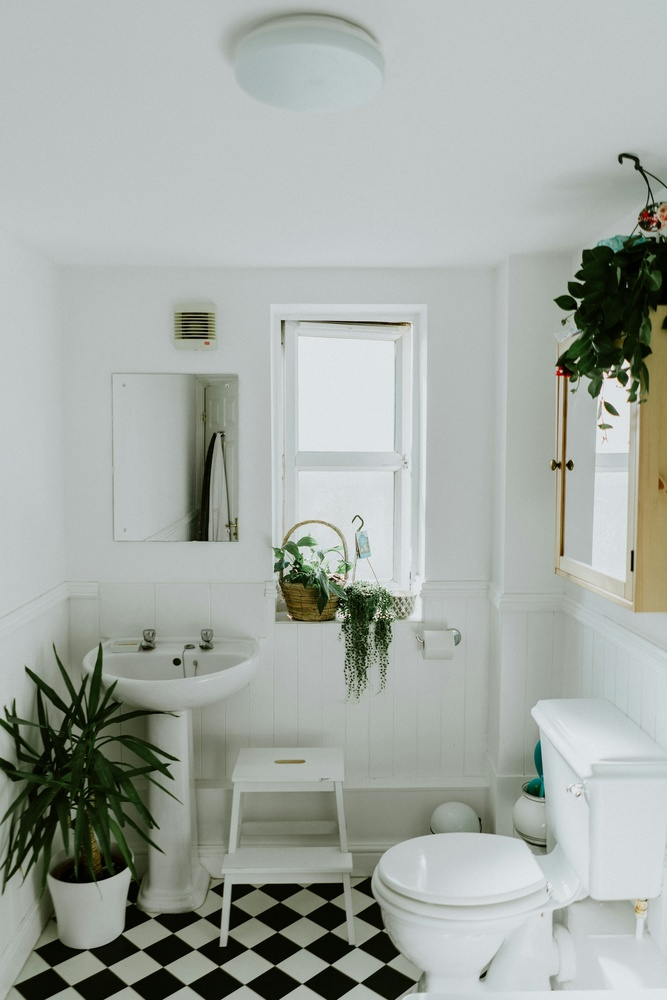
#> input picture images/gallery/division_bano/1.jpg, 667 x 1000 px, shrunk from 2000 x 2998 before the run, found by its file name; its folder holds only this picture in this run
$ python process_hd_images.py
#> lines starting #> are read from the running program, lines starting #| are printed output that depends on the picture
import os
from PIL import Image, ImageEnhance, ImageFilter, ImageOps

def super_enhance_image(directory):
    print(f"Applying Super-HD Enhancement in {directory}...")
    valid_extensions = ('.png', '.jpg', '.jpeg')

    for filename in os.listdir(directory):
        if filename.lower().endswith(valid_extensions):
            file_path = os.path.join(directory, filename)
            try:
                with Image.open(file_path) as img:
#> img is the input picture: PIL image 667x1000 RGB; mean R, G, B 163.8, 169.8, 164.2
                    if img.mode != 'RGB':
                        img = img.convert('RGB')

                    # 1. Advanced Upscaling (2x for higher density)
                    width, height = img.size
#> width = 667; height = 1000
                    img = img.resize((width * 2, height * 2), resample=Image.LANCZOS)
#> img: PIL image 1334x2000 RGB

                    # 2. Denoising / Smoothing (Removes digital noise before sharpening)
                    img = img.filter(ImageFilter.SMOOTH_MORE)

                    # 3. Dynamic Range Optimization (Auto-levels)
                    img = ImageOps.autocontrast(img, cutoff=1) # 1% cutoff for better whites/blacks
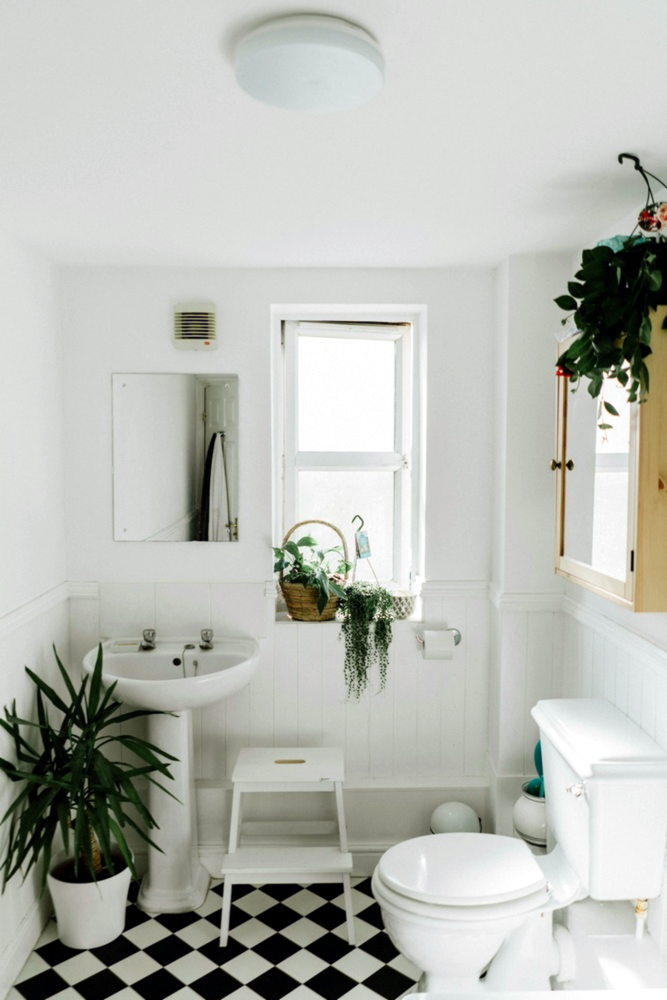
#> img: PIL image 1334x2000 RGB (shown at 1/2 size); mean R, G, B 185.5, 187.6, 181.3

                    # 4. Unsharp Masking (Professional Sharpening technique)
                    # radius=2, percent=150, threshold=3
                    img = img.filter(ImageFilter.UnsharpMask(radius=2, percent=150, threshold=3))

                    # 5. Detail Enhancement pass
                    img = img.filter(ImageFilter.DETAIL)

                    # 6. Final Polish
                    # Contrast: Make the aluminum "pop"
                    contrast = ImageEnhance.Contrast(img).enhance(1.15)
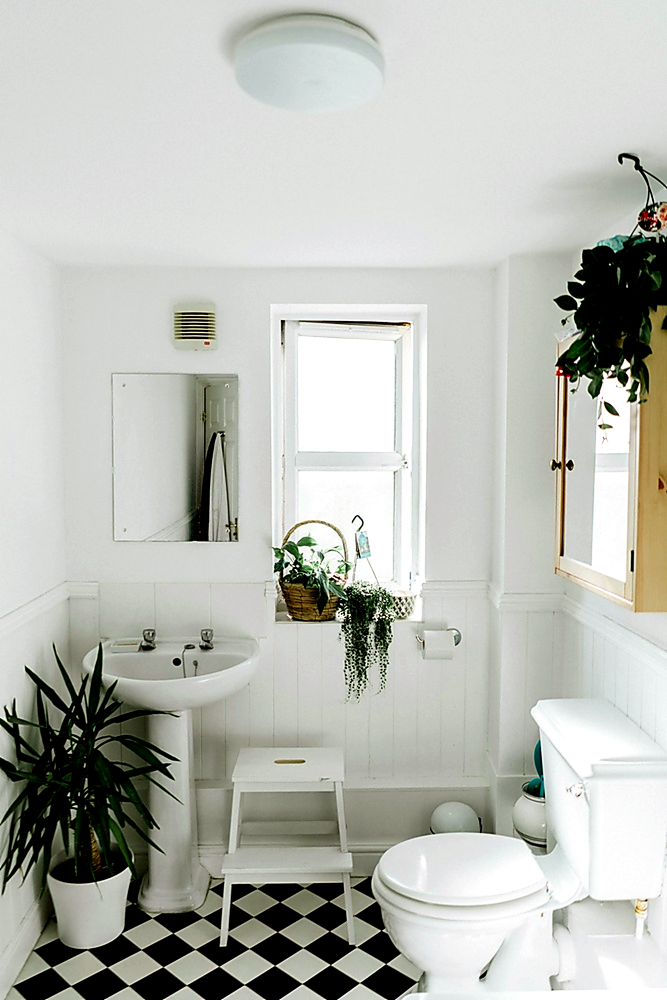
#> contrast: PIL image 1334x2000 RGB (shown at 1/2 size); mean R, G, B 186.6, 188.6, 182
                    # Color: Slightly more vivid but natural
                    color = ImageEnhance.Color(contrast).enhance(1.1)
                    # Brightness: Ensure it looks professional
                    final = ImageEnhance.Brightness(color).enhance(1.02)

                    # Save as high-quality PNG
                    target_name = filename
                    if not filename.endswith('.png'):
                        target_name = os.path.splitext(filename)[0] + '.png'
                        os.remove(file_path)

                    final.save(os.path.join(directory, target_name), 'PNG', compress_level=1)
                    print(f"Ultra-HD Processed: {target_name}")

            except Exception as e:
                print(f"Error on {filename}: {e}")

if __name__ == "__main__":
    target_dir = "/home/jhon/.gemini/antigravity/scratch/spesfidem_aluminio/images/gallery/division_bano"
    super_enhance_image(target_dir)

$ run again, on images/gallery/division_bano/13.png
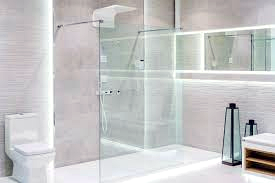
#> input picture images/gallery/division_bano/13.png, 275 x 183 px, found by its file name
#> in super_enhance_image, img is the input picture: PIL image 275x183 RGBA; mean R, G, B, A 196.8, 197.1, 197, 255
#> in super_enhance_image, `img = ImageOps.autocontrast(img, cutoff=1)`:
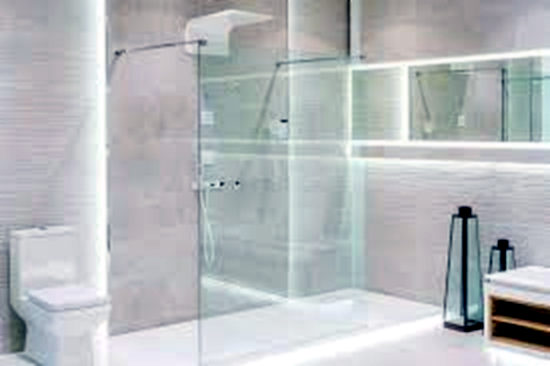
#> img: PIL image 550x366 RGB; mean R, G, B 181.2, 185.2, 187.5
#> in super_enhance_image, `img = img.filter(ImageFilter.UnsharpMask(radius=2, percent=150, thresh..`:
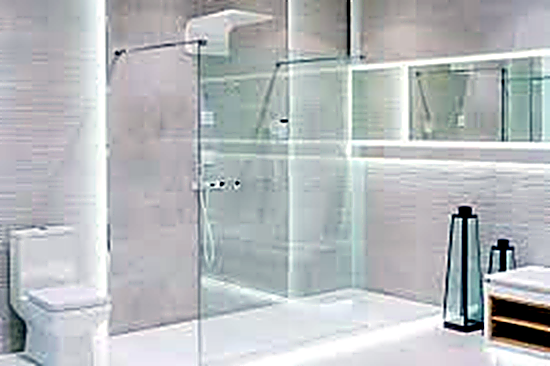
#> img: PIL image 550x366 RGB; mean R, G, B 181.2, 185.3, 187.5

$ run again, on images/gallery/division_bano/15.png
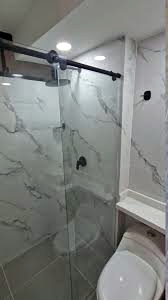
#> input picture images/gallery/division_bano/15.png, 168 x 300 px, found by its file name
#> in super_enhance_image, img is the input picture: PIL image 168x300 RGBA; mean R, G, B, A 125.2, 128.2, 125.2, 255
#> in super_enhance_image, `img = ImageOps.autocontrast(img, cutoff=1)`:
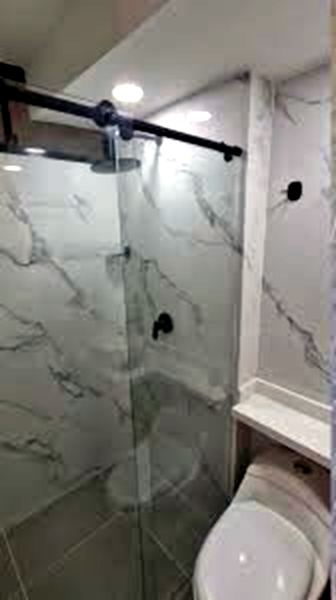
#> img: PIL image 336x600 RGB; mean R, G, B 129.4, 127.2, 121.3
#> in super_enhance_image, `img = img.filter(ImageFilter.UnsharpMask(radius=2, percent=150, thresh..`:
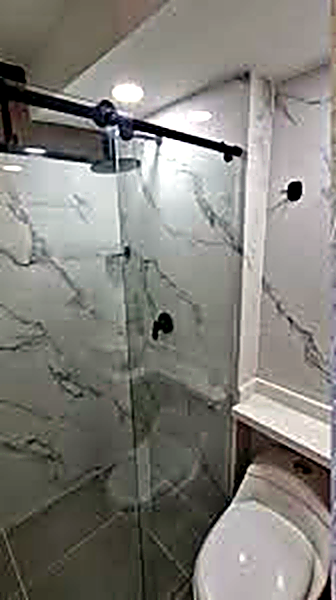
#> img: PIL image 336x600 RGB; mean R, G, B 129.5, 127.4, 121.4

$ run again, on images/gallery/division_bano/17.png
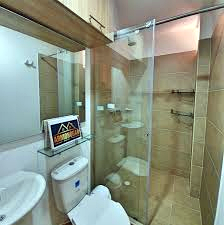
#> input picture images/gallery/division_bano/17.png, 224 x 225 px, found by its file name
#> in super_enhance_image, img is the input picture: PIL image 224x225 RGBA; mean R, G, B, A 140.4, 148.3, 131.8, 255
#> in super_enhance_image, `img = img.filter(ImageFilter.UnsharpMask(radius=2, percent=150, thresh..`:
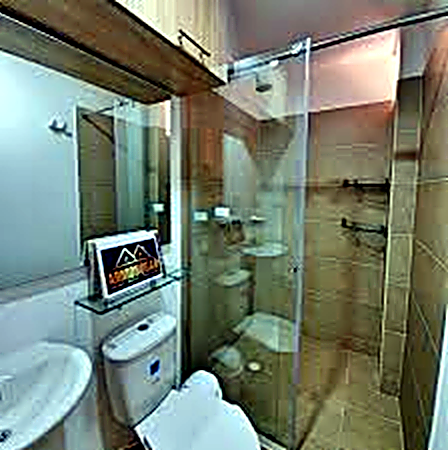
#> img: PIL image 448x450 RGB; mean R, G, B 117, 127.3, 112.1
#> in super_enhance_image, `color = ImageEnhance.Color(contrast).enhance(1.1)`:
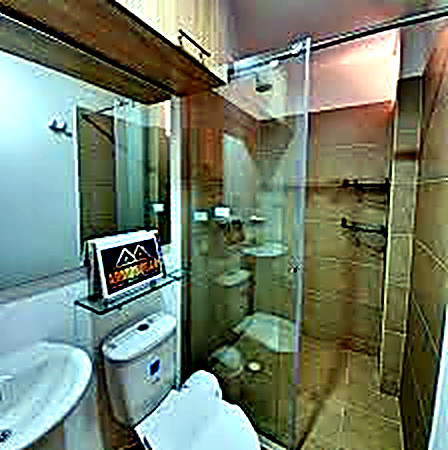
#> color: PIL image 448x450 RGB; mean R, G, B 115, 127.5, 108.6
